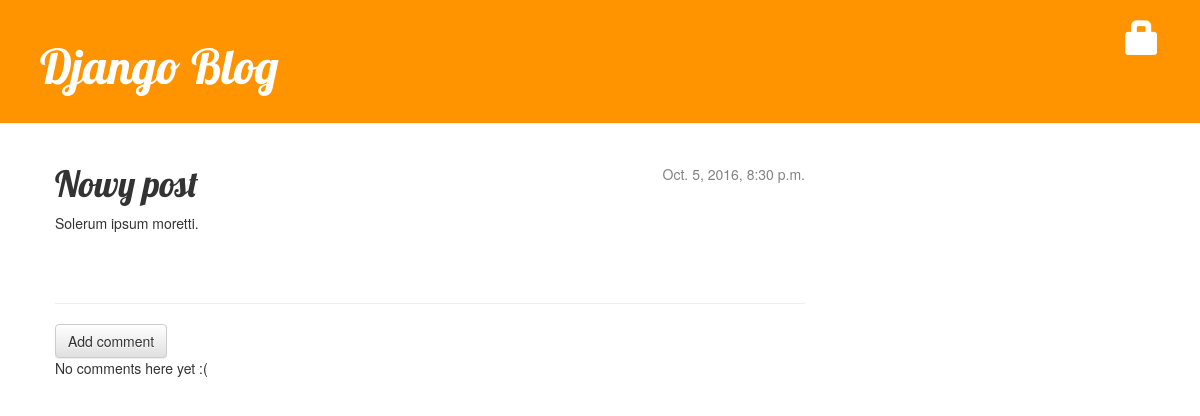
The page /post/8/ on the database its author committed.
### blog/models.py (models this page shows, shortened)
class Post(models.Model):
    author = models.ForeignKey('auth.User')
    title = models.CharField(max_length=200)
    text = models.TextField()
    created_date = models.DateTimeField(
            default=timezone.now)
    published_date = models.DateTimeField(
            blank=True, null=True)

### blog/views.py (the view)
# urls.py: url(r'^post/(?P<pk>[0-9]+)/$', views.post_detail, name='post_detail'),
def post_detail(request, pk):
    post = get_object_or_404(Post, pk=pk)
    return render(request, 'blog/post_detail.html', {'post': post})

### blog/templates/blog/post_detail.html (shortened to what this page needs)
{% extends 'blog/base.html' %}
{% block content %}
    <div class="post">
        {% if post.published_date %}
            <div class="date">
                {{ post.published_date }}
            </div>
        {% else %}
            {% if user.is_authenticated %}
                <a class="btn btn-default" href="{% url 'post_publish' pk=post.pk %}">Publish</a>
            {% endif %}
        {% endif %}
        <h1>{{ post.title }}</h1>
        <p>{{ post.text|linebreaksbr }}</p>
    </div>
    <hr>
    <a class="btn btn-default" href="{% url 'add_comment_to_post' pk=post.pk %}">Add comment</a>
    {% for comment in post.comments.all %}
    {% if user.is_authenticated or comment.approved_comment %}
    <div class="comment">
        <div class="date">
            {{ comment.created_date }}
            {% if not comment.approved_comment %}
                <a class="btn btn-default" href="{% url 'comment_remove' pk=comment.pk %}"><span class="glyphicon glyphicon-remove"></span></a>
                <a class="btn btn-default" href="{% url 'comment_approve' pk=comment.pk %}"><span class="glyphicon glyphicon-ok"></span></a>
            {% endif %}
        </div>
        <strong>{{ comment.author }}</strong>
        <p>{{ comment.text|linebreaks }}</p>
    </div>
    {% endif %}
{% empty %}
    <p>No comments here yet :(</p>
{% endfor %}
{% endblock %}

### static/css/blog.css (style rules this page uses)
h1, h2, h3, h4 { font-family: 'Lobster', cursive; }
.date { float: right; color: #828282; }
.post { margin-bottom: 70px; }

### rows shown on the page
Post: published_date "Oct. 5, 2016, 8:30 p.m.", title "Nowy post", text "Solerum ipsum moretti."
